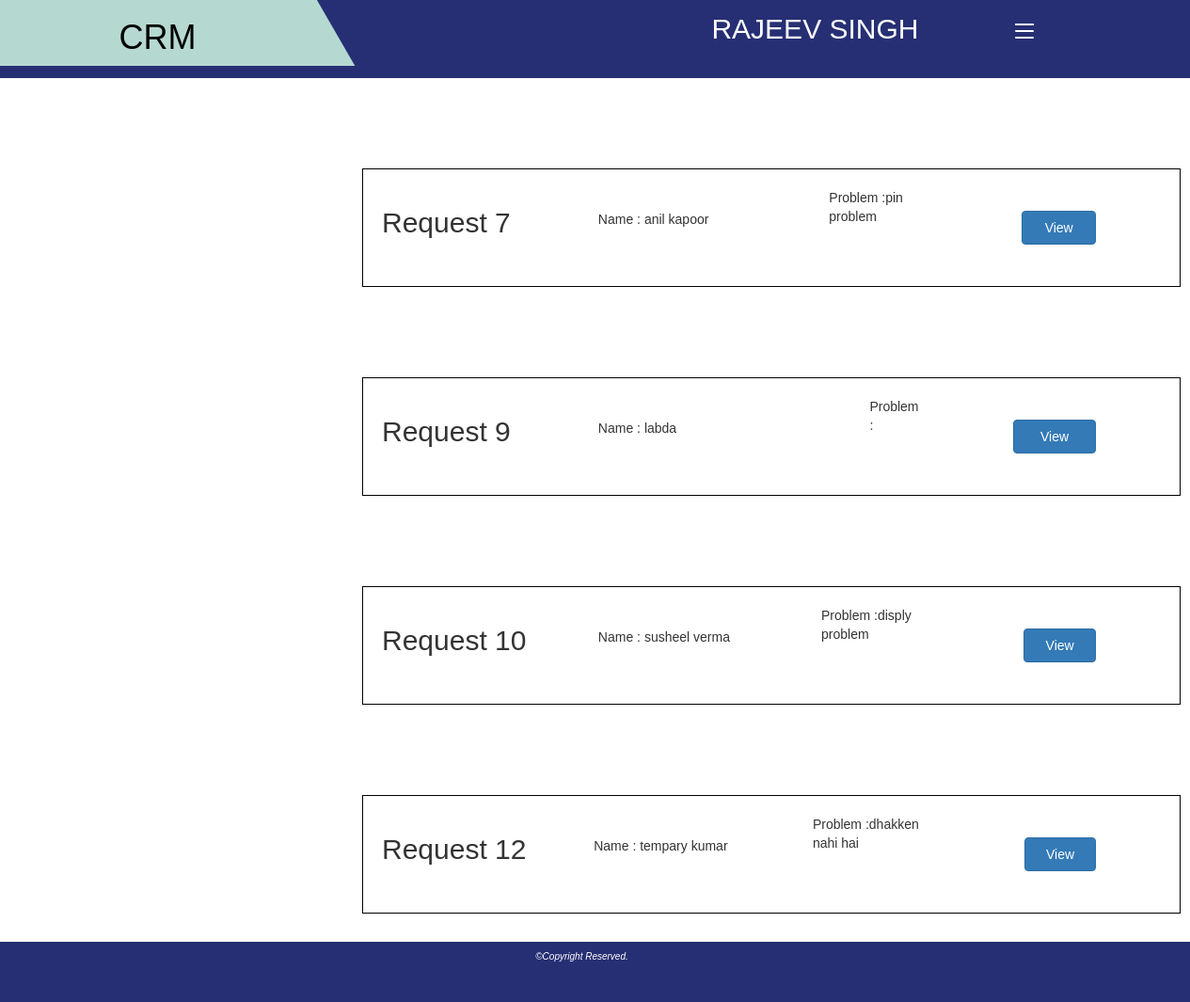
Screenshot of /service/Dashboard_service.php (signed in) with the database file from the repository.
### tables this page shows
CREATE TABLE `request_table` (
  `token_no` int(11) NOT NULL,
  `Name` text NOT NULL,
  `Phone` text NOT NULL,
  `Alt-phone_no` text NOT NULL,
  `Email` text NOT NULL,
  `Bill_no` text NOT NULL,
  `Brand` text NOT NULL,
  `Model` text NOT NULL,
  `Address` text NOT NULL,
  `Description` text NOT NULL,
  `Photo` text NOT NULL,
  `Status` text NOT NULL,
  `Sno` int(11) NOT NULL
);

CREATE TABLE `allocation` (
  `token_no` int(11) NOT NULL,
  `serviceman_id` int(11) NOT NULL
);

### session.php (called while the page is built, shortened)
<?php
   include('config.php');
   $user_check = $_SESSION['login_user'];
   $ses_sql = mysqli_query($db,"select * from login where usr_id = '$user_check' ");
   $row = mysqli_fetch_array($ses_sql,MYSQLI_ASSOC);
   $name = $row['name'];
   $sno= $row['Sno'];
?>

### service/Dashboard_service.php (the view, shortened to what this page needs)
<!DOCTYPE html>
<html lang="en">
<head>
    <link rel="stylesheet" href="https://maxcdn.bootstrapcdn.com/bootstrap/3.4.1/css/bootstrap.min.css">
  <link rel="stylesheet" href="../css/style1.css">
</head>
<?php
   include('../session.php');
?>
<body>
                 <div class="main-bar">
                 <nav>
                     <label for="check" class="checkbtn">
                     <span></span>
                     <span></span>
                     <span></span>
                     </label>
               <div class="logo-header">
                 <h1>CRM</h1>
               </div>
               <div id="namebar">
               <h2><?php echo strtoupper($name);?></h2>
               </div>
</nav>
</div>
<div class="container">
<?php
    $query = "SELECT * FROM `allocation` WHERE `serviceman_id`= $sno;";
    $result = mysqli_query($db,$query);
    $resultcheck = mysqli_num_rows($result);
    if ($resultcheck > 0){
    while($row = mysqli_fetch_assoc($result)){
        $token_no =  $row['token_no'];
        $query1 = "SELECT * FROM `Request_table` WHERE `token_no` = $token_no;";
        $result1 = mysqli_query($db,$query1);
         if(mysqli_num_rows($result1)>0){
         while($row1 =  mysqli_fetch_assoc($result1)){
                    ?>
<div class="card" style="display: flex; width: 870px; margin-top: 96px; margin-left: 120px;    height: 126px; padding: 20px;     border: 1px solid black;">
          <div class="card-header"  style="width: 321px;"   >
            <form action="service_view.php" method="get">
             <h2 name="token_no">Request <?php  echo $row['token_no'];?></h2>
          </div>
          <div class="card-body"  style="    display: flex;    flex-direction: row; margin-left: 67px;">
            <p style="    margin-top: 23px; width: 294px;"><?php echo "Name : ".$row1['Name']; ?></p><br>
            <p><?php echo "Problem :".$row1['Description']; ?></p>
            <button  type="submit" class="btn btn-primary" name ="id" value="<?php echo $row1['token_no']?>"  style="right: 0px; margin-top: 24px;  height: 36px; margin-left: 94px;margin-right: 69px;    width: 89px;">View</button>
          </div>
 </div>
                    <?php
            }
         }
    }
}
  ?>
</div>
            <footer>
                     <h4><i>&copy;Copyright Reserved.</i></h4>
                    </footer>
</body>
</html>

### css/style1.css (style rules this page uses)
* { margin: 0; padding: 0; box-sizing: border-box; }
body { font-family: "Poppins",sans-serif; width: 100%; }
h4 { font-size: 22px; }
footer { position: bottom; background-color: #262f73; width:100%; color:white; height:8vh; bottom: 0; }
footer h4 { position: absolute; left:45%; font-size: 10px; }
.main-bar { background-color: #262f73; padding: 0 10%; height: 83px; }
.logo-header { display: table; float: left; vertical-align:middle; padding: 0; color:black; margin-top: 0; margin-bottom:0; margin-left: 0; margin-right:0; width: 180px; height:68px; position: relative; z-index: 9; transition: all 0.5s; -moz-transition: all 0.5s; -webkit-transition: all0.5s; -o-transtition: all 0.5s; }
.logo-header:before { content:""; position: absolute; bottom: 0; height: 100%; z-index:-1; right:-50px; width: 80%; transform: skew(30deg); background-color: #b5d9d1; }
.logo-header:after { content:""; position: absolute; bottom: 0; height: 100%; z-index:-1; right:10%; width: 2000px; background-color: #b5d9d1; }
.checkbtn { float: right; width:20px; height: 18px; position:relative; transform:rotate(0); transition: 0.5s ease-in-out; cursor: pointer; top:25px; display: none; }
.checkbtn span { background-color:#fff; display:block; position: absolute; height: 2px; width: 100%; border-radius: 1px; opacity: 1; left:0; transform: rotate(0); transition: 0.25s ease-in-out; }
.checkbtn span:nth-child(2) { top: 7px; }
.checkbtn span:nth-child(3) { top: 14px; }
.main-bar { padding: o 10%; }
.checkbtn { display: block; margin-right: 40px; }
#namebar { position: relative; float: right; margin-right: 102px; margin-top: -6px; color: white; }
.container { margin-left: 250px; margin-bottom: 101px; max-width: 636px; min-width: 499px; min-height: 700px; margin-bottom: 30px; width:100vh; }
.card { display: flex; width: 708px; margin-top: 96px; margin-left: 120px; }

### rows the page displays
allocation: token_no "7"
request_table: Name "anil kapoor", Description "pin problem"
allocation: token_no "9"
request_table: Name "labda"
allocation: token_no "10"
request_table: Name "susheel verma", Description "disply problem"
allocation: token_no "12"
request_table: Name "tempary kumar", Description "dhakken nahi hai"

### other values shown
$name "RAJEEV SINGH"
